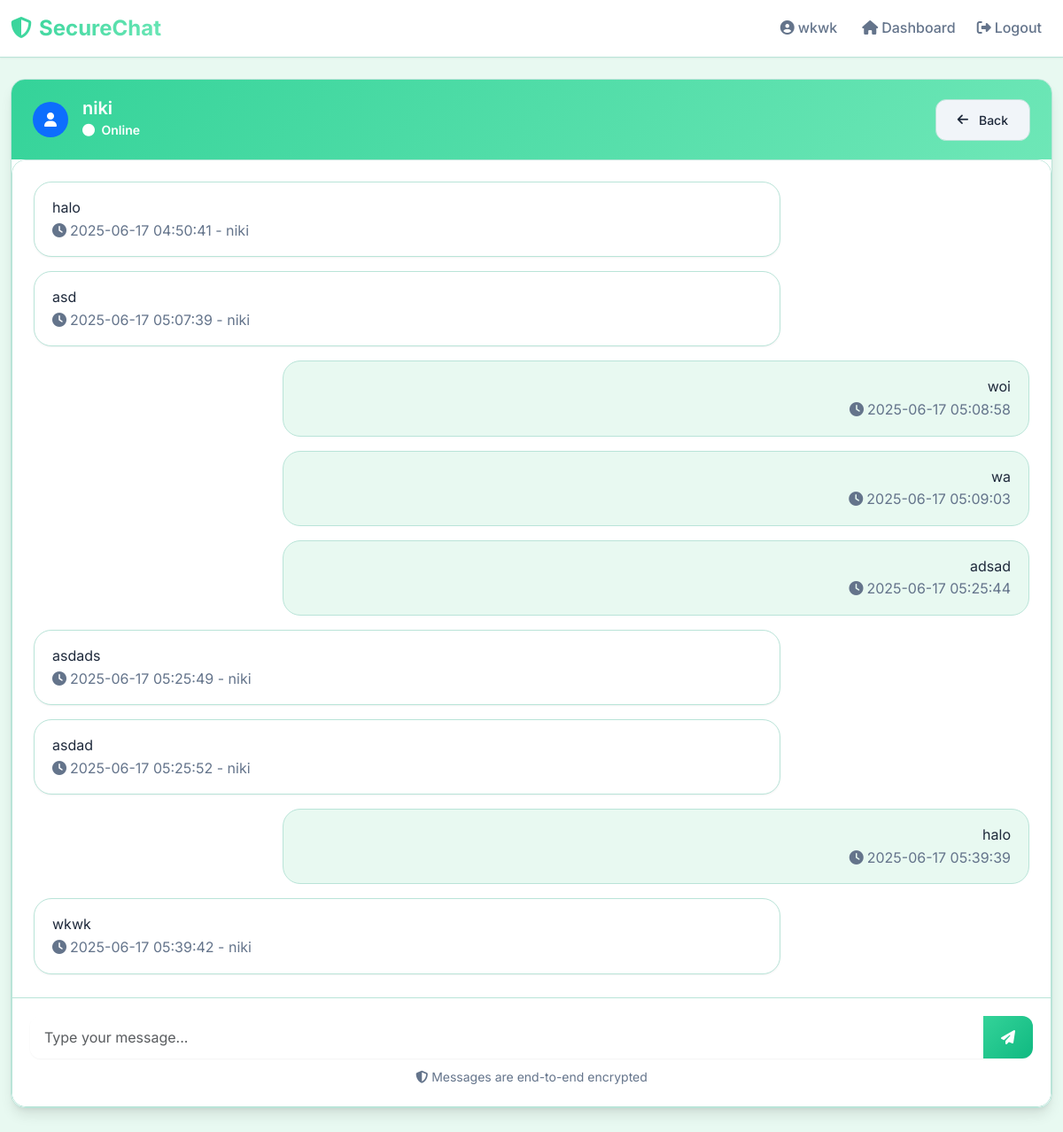
Screenshot of /chat/3 (signed in) with the database file from the repository.
### tables this page shows
CREATE TABLE users (
            id INTEGER PRIMARY KEY AUTOINCREMENT,
            username TEXT UNIQUE NOT NULL,
            email TEXT UNIQUE NOT NULL,
            password_hash TEXT NOT NULL,
            encryption_key TEXT NOT NULL,
            created_at TIMESTAMP DEFAULT CURRENT_TIMESTAMP
        );

CREATE TABLE messages (
            id INTEGER PRIMARY KEY AUTOINCREMENT,
            sender_id INTEGER NOT NULL,
            receiver_id INTEGER NOT NULL,
            encrypted_message TEXT NOT NULL,
            timestamp TIMESTAMP DEFAULT CURRENT_TIMESTAMP,
            FOREIGN KEY (sender_id) REFERENCES users (id),
            FOREIGN KEY (receiver_id) REFERENCES users (id)
        );

### app.py (the view)
@app.route('/chat/<int:contact_id>')
def chat(contact_id):
    if 'user_id' not in session:
        return redirect(url_for('login'))
    conn = get_db_connection()
    contact = conn.execute('''
        SELECT u.id, u.username
        FROM contacts c
        JOIN users u ON c.contact_user_id = u.id
        WHERE c.user_id = ? AND c.contact_user_id = ?
    ''', (session['user_id'], contact_id)).fetchone()
    if not contact:
        flash('Contact not found')
        return redirect(url_for('dashboard'))
    messages = conn.execute('''
        SELECT m.*, u.username as sender_username
        FROM messages m
        JOIN users u ON m.sender_id = u.id
        WHERE (m.sender_id = ? AND m.receiver_id = ?) OR (m.sender_id = ? AND m.receiver_id = ?)
        ORDER BY m.timestamp ASC
    ''', (session['user_id'], contact_id, contact_id, session['user_id'])).fetchall()
    conn.close()
    decrypted_messages = []
    for msg in messages:
        if msg['sender_id'] == session['user_id']:
            decrypted_text = decrypt_message(
                msg['encrypted_message'], session['encryption_key'].encode())
        else:
            sender = get_user_by_id(msg['sender_id'])
            decrypted_text = decrypt_message(
                msg['encrypted_message'], sender['encryption_key'].encode())
        decrypted_messages.append({
            'id': msg['id'],
            'sender_id': msg['sender_id'],
            'sender_username': msg['sender_username'],
            'message': decrypted_text,
            'timestamp': msg['timestamp']
        })
    return render_template('chat.html', contact=contact, messages=decrypted_messages)

### app.py (called while the page is built)
def decrypt_message(encrypted_message, key):
    try:
        f = Fernet(key)
        decoded_message = base64.urlsafe_b64decode(encrypted_message.encode())
        decrypted_message = f.decrypt(decoded_message)
        return decrypted_message.decode()
    except:
        return "[Error: Could not decrypt message]"

def get_db_connection():
    conn = sqlite3.connect('secure_chat.db')
    conn.row_factory = sqlite3.Row
    return conn

def get_user_by_id(user_id):
    conn = get_db_connection()
    user = conn.execute('SELECT * FROM users WHERE id = ?',
                        (user_id,)).fetchone()
    conn.close()
    return user

### templates/chat.html (shortened to what this page needs)
{% extends "base.html" %}
{% block content %}
<div class="row">
    <div class="col-12">
        <div class="card">
            <div class="card-header">
                <div class="d-flex justify-content-between align-items-center">
                    <div class="d-flex align-items-center">
                        <div class="bg-primary rounded-circle d-flex align-items-center justify-content-center me-3"
                             style="width: 40px; height: 40px;">
                            <i class="fas fa-user text-white"></i>
                        </div>
                        <div>
                            <h5 class="mb-0 fw-semibold">{{ contact.username }}</h5>
                            <small>
                                <i class="fas fa-circle text-online-dot me-1"></i>
                                <span class="text-online-label">Online</span>
                            </small>
                        </div>
                    </div>
                    <a href="{{ url_for('dashboard') }}" class="btn btn-light btn-sm">
                        <i class="fas fa-arrow-left me-1"></i>Back
                    </a>
                </div>
            </div>
            <div class="chat-container">
                <div class="chat-messages" id="chatMessages">
                    {% for message in messages %}
                        <div class="message {% if message.sender_id == session.user_id %}sent{% else %}received{% endif %}">
                            <div class="message-content">{{ message.message }}</div>
                            <div class="message-time">
                                <i class="fas fa-clock me-1"></i>{{ message.timestamp[:19] }}
                                {% if message.sender_id != session.user_id %}
                                    - {{ message.sender_username }}
                                {% endif %}
                            </div>
                        </div>
                    {% endfor %}
                </div>
                <div class="chat-input">
                    <div class="input-group">
                        <input type="text" class="form-control" id="messageInput"
                               placeholder="Type your message..." maxlength="1000">
                        <button class="btn btn-primary" type="button" id="sendButton">
                            <i class="fas fa-paper-plane"></i>
                        </button>
                    </div>
                    <div class="text-center mt-2">
                        <small class="text-muted">
                            <i class="fas fa-shield-alt me-1"></i>Messages are end-to-end encrypted
                        </small>
                    </div>
                </div>
            </div>
        </div>
    </div>
</div>
{% endblock %}

### templates/base.html (shortened to what this page needs)
<!DOCTYPE html>
<html lang="en">
<head>
    <link href="https://cdnjs.cloudflare.com/ajax/libs/bootstrap/5.3.0/css/bootstrap.min.css" rel="stylesheet">
    <link href="https://cdnjs.cloudflare.com/ajax/libs/font-awesome/6.4.0/css/all.min.css" rel="stylesheet">
</head>
<body>
    <nav class="navbar navbar-expand-lg navbar-light mb-4">
        <div class="container">
            <a class="navbar-brand" href="{{ url_for('index') }}">
                <i class="fas fa-shield-alt me-2"></i>SecureChat
            </a>
            <div class="collapse navbar-collapse" id="navbarNav">
                <div class="navbar-nav ms-auto">
                    {% if session.user_id %}
                        <span class="navbar-text me-3">
                            <i class="fas fa-user-circle me-1"></i>{{ session.username }}
                        </span>
                        <a class="nav-link" href="{{ url_for('dashboard') }}">
                            <i class="fas fa-home me-1"></i>Dashboard
                        </a>
                        <a class="nav-link" href="{{ url_for('logout') }}">
                            <i class="fas fa-sign-out-alt me-1"></i>Logout
                        </a>
                    {% endif %}
                </div>
            </div>
        </div>
    </nav>
    <div class="container">
        {% block content %}{% endblock %}
    </div>
</body>
</html>

### templates/base.html (style rules this page uses)
:root { --primary-color: #34d399; --primary-dark: #10b981; --secondary-color: #6ee7b7; --success-color: #22c55e; --warning-color: #f59e0b; --danger-color: #ef4444; --light-bg: #e8f9f1; --card-bg: #fff; --bubble-border: #b9e4d8; --text-primary: #1e293b; --text-secondary: #64748b; --border-color: #b9e4d8; --shadow-sm: 0 1px 2px 0 rgb(0 0 0 / 0.05); --shadow-md: 0 4px 6px -1px rgb(0 0 0 / 0.1), 0 2px 4px -2px rgb(0 0 0 / 0.1); --shadow-lg: 0 10px 15px -3px rgb(0 0 0 / 0.1), 0 4px 6px -4px rgb(0 0 0 / 0.1); }
* { margin: 0; padding: 0; box-sizing: border-box; }
body { background: var(--light-bg); min-height: 100vh; font-family: 'Inter', -apple-system, BlinkMacSystemFont, 'Segoe UI', Roboto, sans-serif; color: var(--text-primary); line-height: 1.6; }
.navbar { background: #fff !important; backdrop-filter: blur(10px); border-bottom: 1px solid var(--border-color); box-shadow: var(--shadow-sm); }
.navbar-brand { font-weight: 700; font-size: 1.5rem; background: linear-gradient(135deg, var(--primary-color), var(--secondary-color)); -webkit-background-clip: text; -webkit-text-fill-color: transparent; background-clip: text; text-decoration: none; }
.navbar-nav .nav-link { font-weight: 500; color: var(--text-secondary) !important; transition: all 0.2s ease; border-radius: 8px; padding: 8px 16px; margin: 0 4px; }
.navbar-text { color: var(--text-secondary) !important; font-weight: 500; }
.card { border: 1.5px solid var(--border-color); border-radius: 16px; box-shadow: var(--shadow-lg); background: var(--card-bg); overflow: hidden; transition: transform 0.2s ease, box-shadow 0.2s ease; }
.card-header { background: linear-gradient(135deg, var(--primary-color), var(--secondary-color)); color: white; border: none; padding: 1.25rem 1.5rem; font-weight: 600; }
.btn { border-radius: 12px; font-weight: 500; padding: 0.75rem 1.5rem; transition: all 0.2s ease; border: none; text-decoration: none; display: inline-flex; align-items: center; gap: 0.5rem; }
.btn-primary { background: linear-gradient(135deg, var(--primary-color), var(--primary-dark)); color: #fff; }
.btn-light { background: #f1f5f9; color: var(--text-primary); border: 1px solid var(--border-color); }
.form-control { border-radius: 12px; border: 2px solid var(--border-color); padding: 0.75rem 1rem; font-size: 1rem; transition: all 0.2s ease; background: var(--light-bg); }
.chat-container { background: var(--card-bg); border-radius: 16px; border: 1.5px solid var(--border-color); height: 70vh; display: flex; flex-direction: column; overflow: hidden; }
.chat-messages { flex: 1; overflow-y: auto; padding: 1.5rem; background: var(--card-bg); }
.message { margin-bottom: 1rem; padding: 1rem 1.25rem; border-radius: 20px; max-width: 75%; word-wrap: break-word; position: relative; animation: fadeInUp 0.3s ease; }
.message.sent { background: #e8f9f1; color: var(--text-primary); border: 1.5px solid var(--bubble-border); margin-left: auto; text-align: right; }
.message.received { background: #fff; color: var(--text-primary); border: 1.5px solid var(--bubble-border); box-shadow: var(--shadow-sm); }
.message-time { color: var(--text-secondary); }
.chat-input { padding: 1.25rem; background: white; border-top: 1px solid var(--border-color); }
.input-group { border-radius: 12px; overflow: hidden; box-shadow: var(--shadow-sm); }
.input-group .form-control { border: none; border-radius: 0; background: white; }
.input-group .btn { border-radius: 0; padding: 0.75rem 1.25rem; }
.text-muted { color: var(--text-secondary) !important; }
.container { max-width: 1200px; }

### rows the page displays
users: username "wkwk"
users: username "niki"
messages: message "halo", timestamp "2025-06-17 04:50:41", sender_username "niki"
messages: message "asd", timestamp "2025-06-17 05:07:39", sender_username "niki"
messages: message "woi", timestamp "2025-06-17 05:08:58"
messages: message "wa", timestamp "2025-06-17 05:09:03"
messages: message "adsad", timestamp "2025-06-17 05:25:44"
messages: message "asdads", timestamp "2025-06-17 05:25:49", sender_username "niki"
messages: message "asdad", timestamp "2025-06-17 05:25:52", sender_username "niki"
messages: message "halo", timestamp "2025-06-17 05:39:39"
messages: message "wkwk", timestamp "2025-06-17 05:39:42", sender_username "niki"
